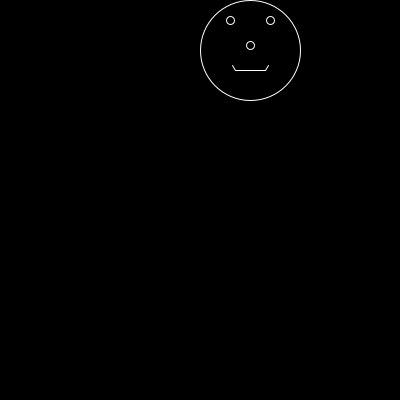
Frame 1 (no input)
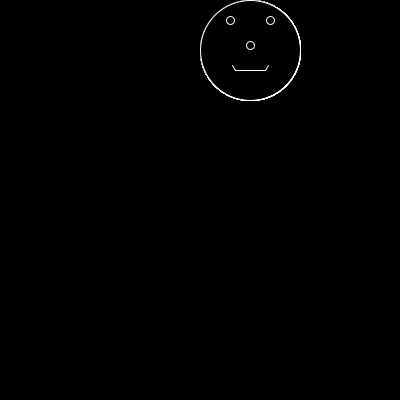
Frame 60 (the mouse pressed at the canvas centre just before this capture)
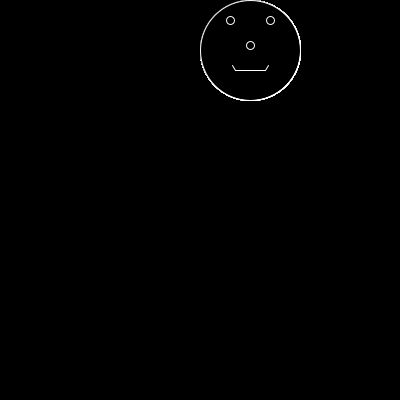
Frame 120 (the mouse held since frame 60 and released just before this capture)

The Processing sketch that drew these frames (run headless with seeded random() and noise(); from frame 60 on, the mouse is pressed at the canvas centre):

// Processing sketch: p1
// ── p1.pde
void setup(){
 background(0);
stroke(255,255,255);
size(400,400);
}


void draw(){
  fill(0);
  
  
 ellipse(250,50,100,100); 
 //eyes
  ellipse(230,20,8,8);
  ellipse(270,20,8,8);
  //nose
   ellipse(250,45,8,8);
   //mouth
   line(235,70,265,70);
   line(235,70,232,65);
   line(265,70,268,65);

}
